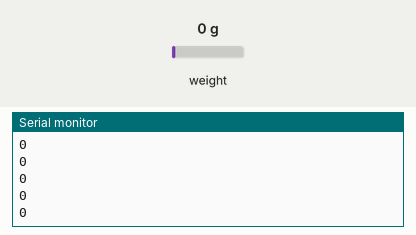
The sketch below on a simulated Arduino Uno, built with avr-gcc and run on an emulated ATmega328P. Parts: the last lines printed to the serial monitor. The inputs (shaded band) are chosen by the test bench; at power-on: weight on the scale 0 g.

Above: at 3.2 s.
3.3 s: weight on the scale set to 100 g
At 3.46 s:
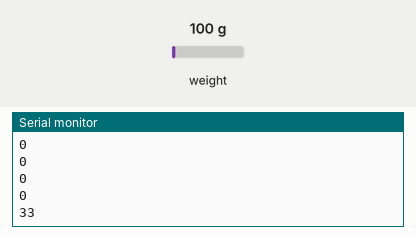
4.8 s: weight on the scale set to 1250 g
At 4.86 s:
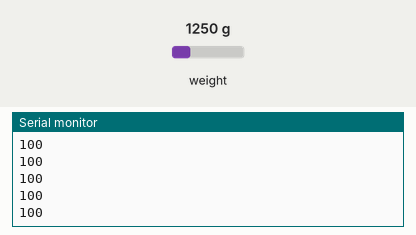
Timing chart, 0 to 7.8 s (numbered marks = the images above; inputs shaded):
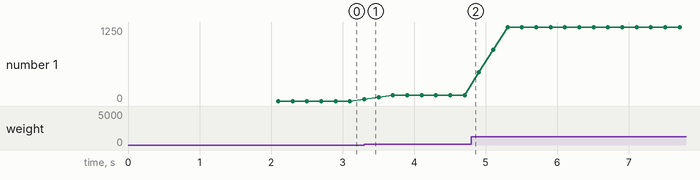

Measured:
- after the input at 3.3 s, the serial monitor: prints a new line at once (image 1)
- plotted number 1: 0 → 100 after the input at 3.3 s, 100 → 1250 after the input at 4.8 s

The sketch:

weighing_machine_load_cell_hx711.ino
```cpp
#include "HX711.h"

HX711 scale(6, 5);

float calibration_factor = 375; // this calibration factor is adjusted according to my load cell
float units;
float ounces;

const int numReadings = 3;
int readings[numReadings];      // the readings from the analog input
int readIndex = 0;              // the index of the current reading
int total = 0;                  // the running total
int average = 0;                // the average


void setup() {
   Serial.begin(115200);
   for (int thisReading = 0; thisReading < numReadings; thisReading++) {
    readings[thisReading] = 0;
  }

  scale.set_scale();
  scale.tare();  //Reset the scale to 0

  long zero_factor = scale.read_average(); //Get a baseline reading
}

void loop() {

  scale.set_scale(calibration_factor); //Adjust to this calibration factor

  //Serial.print("Reading: ");
  units = scale.get_units(), 10;
  if (units < 0)
  {
    units = 0.00;
  }
  ounces = units * 0.035274;


  total = total - readings[readIndex];
  readings[readIndex] = units;

  /*for(int i = 0; i <10; i++)
{
  //Serial.println(readings[i]);
}*/


  // add the reading to the total:
  total = total + readings[readIndex];


  // advance to the next position in the array:
  readIndex = readIndex + 1;

  if (readIndex >= numReadings) {
    // ...wrap around to the beginning:
    readIndex = 0;
  }

   // calculate the average:
  average = total / numReadings;
  Serial.println(average);
  //Serial.println(" grams");
  //delay(1);        // delay in between reads for stability


 delay(100);


}
```
